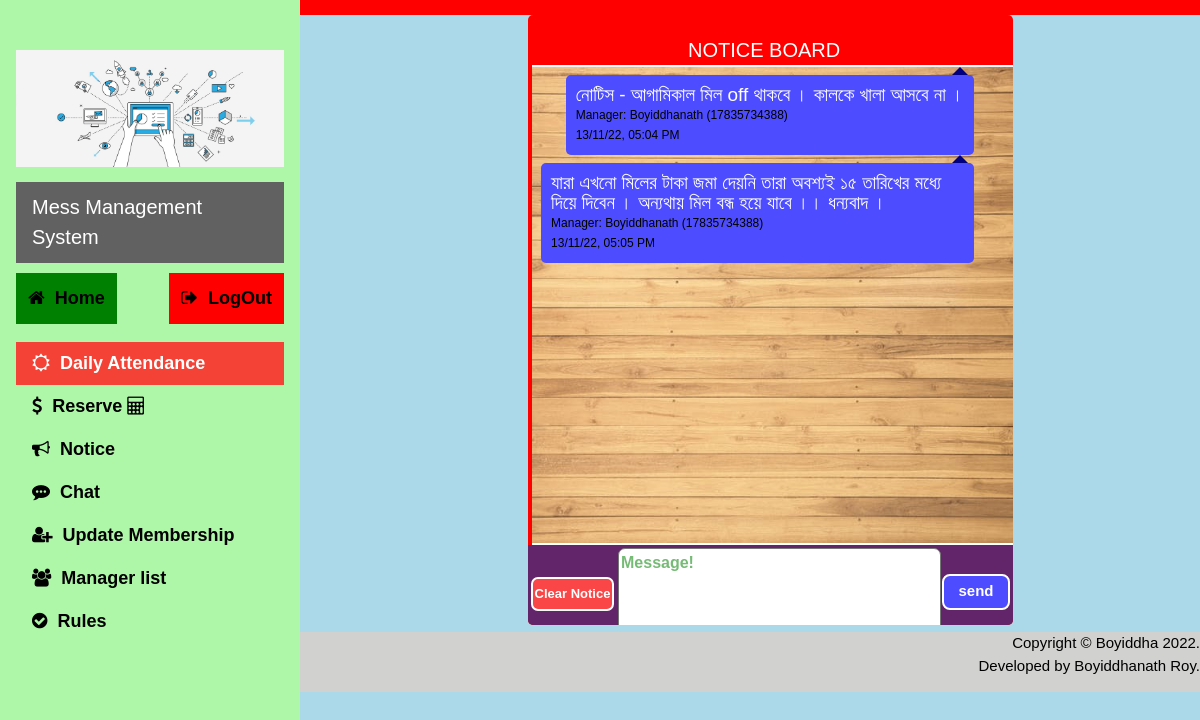
The app's page /manager/notice.php (signed in) with its own data.
### tables this page shows
CREATE TABLE `noticeboard` (
  `managername` varchar(100) NOT NULL,
  `message` varchar(500) NOT NULL,
  `datetime` varchar(100) NOT NULL
);

### manager/notice.php (the view, shortened to what this page needs)
<?php
	include 'database/Connection.php';
?>
<!DOCTYPE html>
<html lang="en">
<head>
		<link rel="stylesheet" href="https://cdnjs.cloudflare.com/ajax/libs/font-awesome/4.7.0/css/font-awesome.min.css">
		 <link rel="stylesheet" href="css/w3.css">
		<link rel="stylesheet" href="css/font.css">
</head>
<body onload="show_func()">
	<?php
		include('navigation.php');
	?>
	<div class="row1">
	</div>
	<div class="row2" id="container">
		<main>
			<div class="matha" style="height:20px;margin-left:160px;">
				<p>NOTICE BOARD</p>
			</div>
			<form id="myform" action="" method="POST" enctype="multipart/form-data" >
				<div class="inner_div" id="chathist">
					<?php
						$query = "SELECT * FROM noticeboard";
						$run = $conn->query($query);
						while($row = $run->fetch_array())
					{
					?>
						<div id="triangle1" class="triangle1"></div>
						<div id="message1" class="message1">
							<span style="color:white;float:right;font-size:19px;">
								<?php echo $row['message']; ?></span> <br/>
							<div>
								<span style="color:black;float:left;font-size:12px;clear:both;">
									 <?php echo $row['managername']; ?><br>
									<?php echo $row['datetime']; ?>
								</span>
							</div>
						</div>
						<br/><br/>
					<?php
					}
					?>
				</div>
					<footer>
						<table>
							<tr>
								<th>
									<a class="input1" href="?delete=notice" onclick="return confirm('Are you want to Clear Notice Board?')">Clear Notice </a>
								</th>
								<th>
									<textarea id="msg" name="msg" rows='10' cols='40' required=""  placeholder="Message!" ></textarea>
								</th>
								<th>
									<input class="input2" type="submit" id="submit" name="submit" value="send">
								</th>
							</tr>
						</table>
					</footer>
			</form>
		</main>
	</div>
	<div class="footer2">
		Copyright &copy; Boyiddha 2022.<br> Developed by Boyiddhanath Roy.
	</div>
</body>
</html>

### manager/css/w3.css (style rules this page uses)
html { box-sizing:border-box }
*,*:before,*:after { box-sizing:inherit }
html { -ms-text-size-adjust:100%;-webkit-text-size-adjust:100% }
body { margin:0 }
article,aside,details,figcaption,figure,footer,header,main,menu,nav,section,summary { display:block }
a { background-color:transparent;-webkit-text-decoration-skip:objects }
button,input,select,textarea { font:inherit;margin:0 }
button,input { overflow:visible }
button,html [type=button],[type=reset],[type=submit] { -webkit-appearance:button }
textarea { overflow:auto }
html,body { font-family:Verdana,sans-serif;font-size:15px;line-height:1.5 }
html { overflow-x:hidden }
a { color:inherit }

### manager/notice.php (style rules this page uses)
body,h1,h2,h3,h4,h5 { font-family: "Poppins", sans-serif }
body { font-size:16px; }
.row1 { margin-left:22%; height:15px; width:78%; background-color:red; }
.row2 { margin-left:22%; width:78%; }
* { box-sizing:border-box; }
body { background-color:#abd9e9; font-family:Arial; }
#container { margin-left:44%; width:485px; height:610px; background:red; font-size:0; border-radius:5px; overflow:hidden; }
main { width:490; height:auto; display:inline-block; font-size:15px; vertical-align:top; }
main .inner_div { padding:0; margin-left:4px; list-style-type:none; position:relative; overflow:auto; height:480px; background-image:url(img/board.jpeg); background-position:center; background-repeat:no-repeat; background-size:cover; position: relative; border-top:2px solid #fff; border-bottom:2px solid #fff; }
main .triangle1 { width: 0; height: 0; border-style: solid; border-width: 0 8px 8px 8px; border-color: transparent transparent #000080 transparent; margin-right:45px; float:right; clear:both; }
main .message1 { padding:10px; color:white; margin-right:39px; background-color:#4d4dff; line-height:20px; max-width:90%; display:inline-block; text-align:left; border-radius:5px; float:right; clear:both; }
main footer { height:160px; background-color:#622569; }
main footer .input1 { color:white; display:block; margin:0; padding-top:5px; cursor:pointer; width:83px; height:34px; border-radius:7px; text-decoration:none; font-size:13px; background-color:#fa4646; border: 2px solid white; -webkit-transition-duration: 0.4s; transition-duration: 0.4s; }
main footer textarea { resize:none; border:100%; display:block; width:101%; height:87px; border-radius:7px; font-size:13px; margin-bottom:5px; }
main footer .input2 { resize:none; border:100%; display:block; width:68px; height:36px; border-radius:3px; font-size:15px; margin-bottom:5px; color:white; cursor:pointer; text-align:center; background-color: #4d4dff; border-radius:8px; border: 2px solid white; -webkit-transition-duration: 0.4s; transition-duration: 0.4s; }
main footer textarea::placeholder { color:green; font-size:16px; }
.matha { height:50px; color:white; font-size:20px; margin-bottom:10px; }
.footer2 { background-color: #d1d1cf; color: black; text-align: right; font-size: 15px; height:60px; margin-top:7px; }
.footer2::after { display: table; content: ''; clear: both; }

### records on screen
noticeboard: message "নোটিস - আগামিকাল মিল off থাকবে । কালকে খালা আসবে না ।", managername "Manager: Boyiddhanath (17835734388)", datetime "13/11/22, 05:04 PM"
noticeboard: message "যারা এখনো মিলের টাকা জমা দেয়নি তারা অবশ্যই ১৫ তারিখের মধ্যে দিয়ে দিবেন । অন্যথায় মিল বন্ধ হয়ে যাবে ।। ধন্যবাদ ।", managername "Manager: Boyiddhanath (17835734388)", datetime "13/11/22, 05:05 PM"
